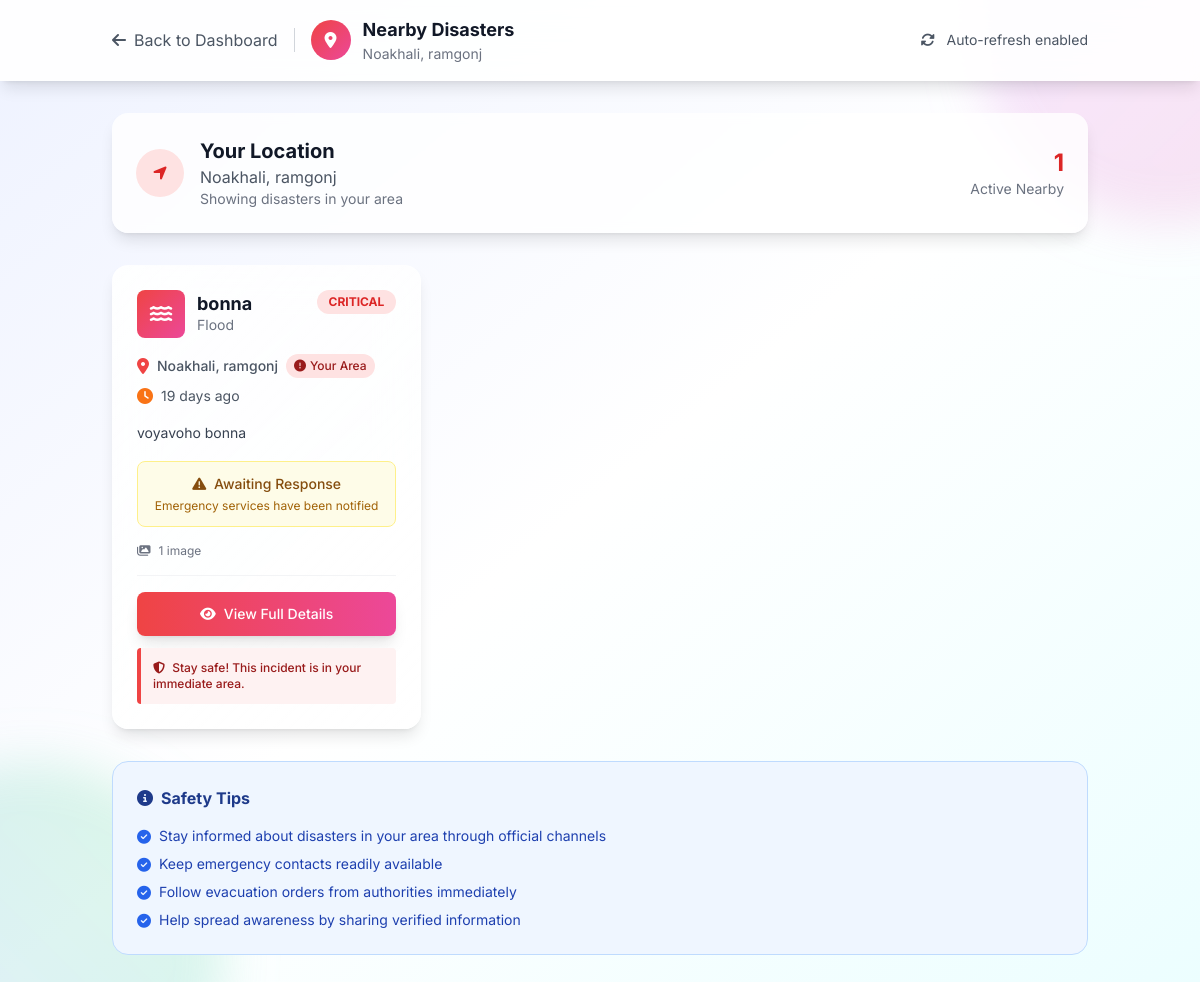
The page /disasters/citizen/nearby/ (signed in) on the database as committed earlier.
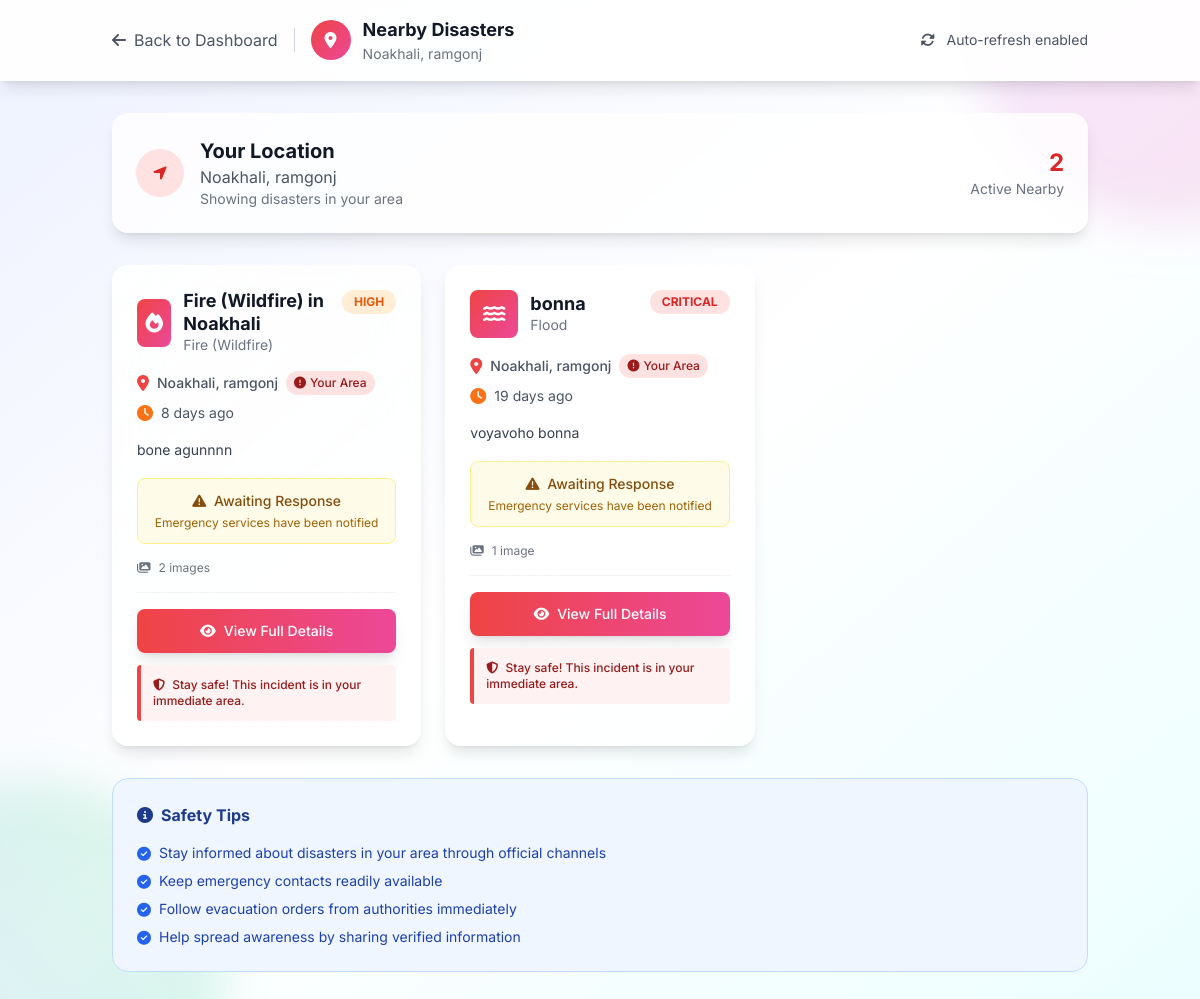
The same page on the database as committed later.
### disasters/models.py (models this page shows, shortened)
class Disaster(models.Model):
    DISASTER_TYPE_CHOICES = [
        ('earthquake', 'Earthquake'),
        ('flood', 'Flood'),
        ('cyclone_storm', 'Cyclone/Storm'),
        ('wildfire', 'Fire (Wildfire)'),
        ('landslide', 'Landslide'),
        ('drought', 'Drought'),
        ('tsunami', 'Tsunami'),
        ('natural_other', 'Natural - Others'),
        ('building_fire', 'Building Fire'),
        ('industrial_accident', 'Industrial Accident'),
        ('chemical_spill', 'Chemical Spill'),
        ('transportation_accident', 'Transportation Accident'),
        ('bomb_threat', 'Bomb Threat/Explosion'),
        ('gas_leak', 'Gas Leak'),
        ('structural_collapse', 'Structural Collapse'),
        ('manmade_other', 'Man-Made - Others'),
    ]
    CATEGORY_CHOICES = [
        ('natural', 'Natural Disaster'),
        ('manmade', 'Man-Made Disaster'),
    ]
    SEVERITY_CHOICES = [
        ('critical', 'Critical'),
        ('high', 'High'),
        ('medium', 'Medium'),
        ('low', 'Low'),
    ]
    STATUS_CHOICES = [
        ('draft', 'Draft'),
        ('pending', 'Pending Review'),
        ('approved', 'Approved'),
        ('rejected', 'Rejected'),
        ('resolved', 'Resolved'),
        ('cancelled', 'Cancelled'),
    ]
    title = models.CharField(max_length=200, blank=True)
    disaster_type = models.CharField(max_length=30, choices=DISASTER_TYPE_CHOICES)
    category = models.CharField(max_length=10, choices=CATEGORY_CHOICES)
    severity = models.CharField(max_length=10, choices=SEVERITY_CHOICES)
    description = models.TextField(
        max_length=50,  # Add max_length constraint
        help_text="Maximum 50 characters required"  # Update help text
    )
    city = models.CharField(max_length=100)
    area_sector = models.CharField(max_length=100)
    specific_address = models.TextField(blank=True, help_text="Optional specific address")
    landmarks = models.CharField(max_length=200, blank=True, help_text="Nearby landmarks")
    incident_datetime = models.DateTimeField(help_text="When the disaster actually occurred")
    created_at = models.DateTimeField(auto_now_add=True)
    updated_at = models.DateTimeField(auto_now=True)
    reporter = models.ForeignKey(User, on_delete=models.CASCADE, related_name='reported_disasters')
    emergency_contact = models.CharField(max_length=15, blank=True, help_text="Emergency contact on scene")
    status = models.CharField(max_length=15, choices=STATUS_CHOICES, default='draft')
    approved_by = models.ForeignKey(User, on_delete=models.SET_NULL, null=True, blank=True,
                                    related_name='approved_disasters')
    approved_at = models.DateTimeField(null=True, blank=True)
    rejection_reason = models.TextField(blank=True)
    resolved_at = models.DateTimeField(null=True, blank=True)
    resolution_notes = models.TextField(blank=True)
    view_count = models.PositiveIntegerField(default=0)
    is_active = models.BooleanField(default=True)
    class Meta:
        ordering = ['-created_at']
        indexes = [
            models.Index(fields=['status', 'city', 'area_sector']),
            models.Index(fields=['disaster_type', 'severity']),
            models.Index(fields=['created_at']),
        ]
    def get_time_since_reported(self):
        now = timezone.now()
        diff = now - self.created_at
        if diff.days > 0:
            return f"{diff.days} day{'s' if diff.days != 1 else ''} ago"
        elif diff.seconds > 3600:
            hours = diff.seconds // 3600
            return f"{hours} hour{'s' if hours != 1 else ''} ago"
        elif diff.seconds > 60:
            minutes = diff.seconds // 60
            return f"{minutes} minute{'s' if minutes != 1 else ''} ago"
        else:
            return "Just now"
    def get_severity_color(self):
        colors = {
            'critical': 'text-red-600 bg-red-100',
            'high': 'text-orange-600 bg-orange-100',
            'medium': 'text-yellow-600 bg-yellow-100',
            'low': 'text-green-600 bg-green-100'
        }
        return colors.get(self.severity, 'text-gray-600 bg-gray-100')
    def get_disaster_icon(self):
        icons = {
            'earthquake': 'fas fa-mountain',
            'flood': 'fas fa-water',
            'cyclone_storm': 'fas fa-wind',
            'wildfire': 'fas fa-fire',
            'landslide': 'fas fa-mountain',
            'drought': 'fas fa-sun',
            'tsunami': 'fas fa-water',
            'building_fire': 'fas fa-fire-extinguisher',
            'industrial_accident': 'fas fa-industry',
            'chemical_spill': 'fas fa-vial',
            'transportation_accident': 'fas fa-car-crash',
            'bomb_threat': 'fas fa-bomb',
            'gas_leak': 'fas fa-gas-pump',
            'structural_collapse': 'fas fa-building',
        }
        return icons.get(self.disaster_type, 'fas fa-exclamation-triangle')

### disasters/views.py (the view)
# urls.py: path('citizen/nearby/', views.citizen_nearby_disasters, name='citizen_nearby_disasters'),
@login_required
def citizen_nearby_disasters(request):
    try:
        profile = request.user.citizen_profile
    except:
        from django.shortcuts import redirect
        return redirect('citizen_profile_setup')
    user_city = profile.city
    user_area = profile.area_sector
    disasters = Disaster.objects.filter(
        status='approved',
        is_active=True
    ).filter(
        Q(city__iexact=user_city) |
        Q(area_sector__iexact=user_area)
    ).select_related('reporter').prefetch_related('images', 'responses').order_by('-created_at')
    for disaster in disasters:
        disaster.is_same_area = (
                disaster.city.lower() == user_city.lower() and
                disaster.area_sector.lower() == user_area.lower()
        )
        disaster.is_same_city_only = (
                disaster.city.lower() == user_city.lower() and
                disaster.area_sector.lower() != user_area.lower()
        )
    context = {
        'profile': profile,
        'disasters': disasters,
        'user_city': user_city,
        'user_area': user_area,
    }
    return render(request, 'disasters/citizen_nearby_disasters.html', context)

### templates/disasters/citizen_nearby_disasters.html (shortened to what the changed rows need)
{% load disasters_tags %}
<!DOCTYPE html>
<html lang="en">
<head>
    <script src="https://cdn.tailwindcss.com"></script>
    <link rel="stylesheet" href="https://cdnjs.cloudflare.com/ajax/libs/font-awesome/6.4.0/css/all.min.css">
</head>
<body class="min-h-screen bg-gradient-to-br from-indigo-50 via-white to-cyan-50">
    <header class="bg-white/90 backdrop-blur-lg shadow-lg sticky top-0 z-50 border-b border-white/20">
        <div class="container mx-auto px-6 py-4 flex items-center justify-between">
            <div class="flex items-center space-x-4">
                <div class="flex items-center space-x-3">
                    <div>
                        <h1 class="text-lg font-bold text-gray-900">Nearby Disasters</h1>
                    </div>
                </div>
            </div>
        </div>
    </header>
    <div class="container mx-auto px-6 py-8 relative z-10">
        <div class="bg-white/80 backdrop-blur-sm rounded-2xl p-6 mb-8 shadow-lg">
            <div class="flex items-center justify-between">
                <div class="flex items-center space-x-4">
                    <div>
                        <h2 class="text-xl font-bold text-gray-900">Your Location</h2>
                    </div>
                </div>
                <div class="text-right">
                    <div class="text-2xl font-bold text-red-600">{{ disasters|length }}</div>
                    <div class="text-sm text-gray-500">Active Nearby</div>
                </div>
            </div>
        </div>
        {% if disasters %}
            <div class="grid grid-cols-1 md:grid-cols-2 lg:grid-cols-3 gap-6">
                {% for disaster in disasters %}
                    <div class="disaster-card rounded-2xl p-6 shadow-lg">
                        <div class="flex items-start justify-between mb-4">
                            <div class="flex items-center space-x-3">
                                <div class="w-12 h-12 bg-gradient-to-br from-red-500 to-pink-500 rounded-lg flex items-center justify-center text-white text-xl">
                                    <i class="{{ disaster.get_disaster_icon }}"></i>
                                </div>
                                <div>
                                    <h3 class="font-bold text-gray-900 text-lg leading-tight">{{ disaster.title|truncatechars:30 }}</h3>
                                    <p class="text-sm text-gray-500">{{ disaster.get_disaster_type_display }}</p>
                                </div>
                            </div>
                            <div class="px-3 py-1 rounded-full text-xs font-bold {{ disaster.get_severity_color }}">
                                {{ disaster.get_severity_display|upper }}
                            </div>
                        </div>
                        <div class="mb-4">
                            <div class="flex items-center text-gray-600 mb-2">
                                <i class="fas fa-map-marker-alt mr-2 text-red-500"></i>
                                <span class="text-sm font-medium">{{ disaster.city }}, {{ disaster.area_sector }}</span>
                                {% if disaster.is_same_area %}
                                    <span class="ml-2 px-2 py-1 bg-red-100 text-red-800 text-xs rounded-full font-medium">
                                        <i class="fas fa-exclamation-circle mr-1"></i>Your Area
                                    </span>
                                {% elif disaster.is_same_city_only %}
                                    <span class="ml-2 px-2 py-1 bg-blue-100 text-blue-800 text-xs rounded-full">Same City</span>
                                {% endif %}
                            </div>
                            <div class="flex items-center text-gray-600">
                                <i class="fas fa-clock mr-2 text-orange-500"></i>
                                <span class="text-sm">{{ disaster.get_time_since_reported }}</span>
                            </div>
                        </div>
                        <div class="mb-4">
                            <p class="text-gray-700 text-sm leading-relaxed">
                                {{ disaster.description|truncatechars:120 }}
                            </p>
                        </div>
                        {% if disaster.responses.exists %}
                            <div class="mb-4">
                                <div class="bg-green-50 border border-green-200 rounded-lg p-3">
                                    <div class="flex items-center text-sm font-medium text-green-800 mb-2">
                                        <i class="fas fa-ambulance mr-2"></i>
                                        <span>Emergency Response Active</span>
                                    </div>
                                    <div class="flex flex-wrap gap-1">
                                        {% for response in disaster.responses.all|slice:":3" %}
                                            <span class="px-2 py-1 bg-green-100 text-green-700 text-xs rounded">
                                                {{ response.service_provider.get_service_display_name }}
                                            </span>
                                        {% endfor %}
                                        {% if disaster.responses.count > 3 %}
                                            <span class="px-2 py-1 bg-green-200 text-green-800 text-xs rounded font-medium">
                                                +{{ disaster.responses.count|add:"-3" }} more
                                            </span>
                                        {% endif %}
                                    </div>
                                </div>
                            </div>
                        {% else %}
                            <div class="mb-4">
                                <div class="bg-yellow-50 border border-yellow-200 rounded-lg p-3 text-center">
                                    <div class="text-sm font-medium text-yellow-800 mb-1">
                                        <i class="fas fa-exclamation-triangle mr-1"></i>
                                        Awaiting Response
                                    </div>
                                    <p class="text-xs text-yellow-700">Emergency services have been notified</p>
                                </div>
                            </div>
                        {% endif %}
                        {% if disaster.images.exists %}
                        <div class="mb-4">
                            <div class="flex items-center text-xs text-gray-500">
                                <i class="fas fa-images mr-2"></i>
                                <span>{{ disaster.images.count }} image{{ disaster.images.count|pluralize }}</span>
                            </div>
                        </div>
                        {% endif %}
                        <div class="pt-4 border-t border-gray-100">
                            <a href="{% url 'disasters:disaster_detail' disaster.id %}"
                               class="block w-full bg-gradient-to-r from-red-500 to-pink-500 text-white py-3 px-4 rounded-lg hover:from-red-600 hover:to-pink-600 transition-all text-center text-sm font-medium shadow-lg hover:shadow-xl">
                                <i class="fas fa-eye mr-2"></i>View Full Details
                            </a>
                        </div>
                        {% if disaster.is_same_area and disaster.severity in 'critical,high' %}
                        <div class="mt-3 bg-red-50 border-l-4 border-red-500 p-3 rounded">
                            <p class="text-xs text-red-800 font-medium">
                                <i class="fas fa-shield-alt mr-1"></i>
                                Stay safe! This incident is in your immediate area.
                            </p>
                        </div>
                        {% endif %}
                    </div>
                {% endfor %}
            </div>
        {% endif %}
    </div>
</body>
</html>

Rows that differ between the two databases and show on the page:
added Disaster: title "Fire (Wildfire) in Noakhali", disaster_type "Fire (Wildfire)", severity "HIGH", city "Noakhali", area_sector "ramgonj", shows "Your Area", get_time_since_reported "8 days ago", description "bone agunnnn", shows "Awaiting Response", images.count "2", shows "Stay safe! This incident is in your immediate area."
Other text that changed with them:
{{ disasters|length }}: "1" → "2"
